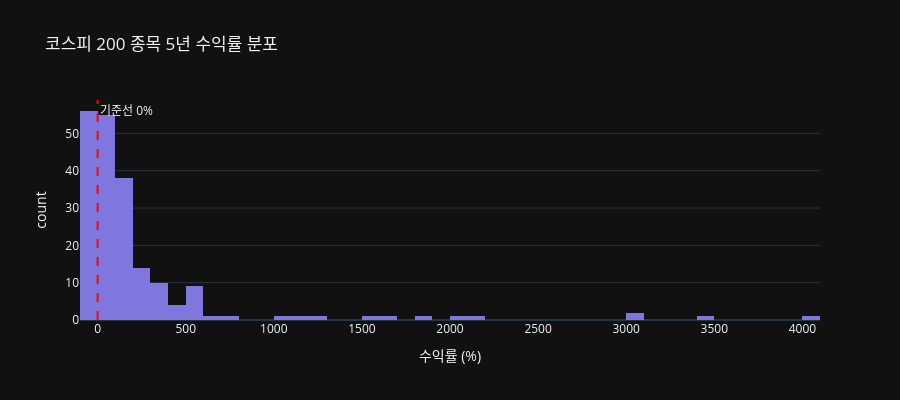

The notebook cell saved with this chart:
### Code cell
fig = px.histogram(
    returns_df,
    x='return_pct',
    nbins=50,
    title='코스피 200 종목 5년 수익률 분포',
    labels={'return_pct': '수익률 (%)'},
    color_discrete_sequence=['#7F77DD']
)
fig.add_vline(x=0, line_dash='dash', line_color='red',
              annotation_text='기준선 0%')
fig.update_layout(height=400)
fig.show()

### Figure 1 — Plotly figure (JSON) as saved in the notebook; plotly's stock layout.template omitted (floating-point values rounded to 4 significant figures; data arrays with more than 128 entries replaced by an {"elided": "..."} marker saying what was removed)
{"data": [{"bingroup": "x", "hovertemplate": "수익률 (%)=%{x}<br>count=%{y}<extra></extra>", "legendgroup": "", "marker": {"color": "#7F77DD", "pattern": {"shape": ""}}, "name": "", "nbinsx": 50, "orientation": "v", "showlegend": false, "x": {"elided": "200 float values"}, "xaxis": "x", "yaxis": "y", "type": "histogram"}], "layout": {"xaxis": {"anchor": "y", "domain": [0.0, 1.0], "title": {"text": "수익률 (%)"}}, "yaxis": {"anchor": "x", "domain": [0.0, 1.0], "title": {"text": "count"}}, "legend": {"tracegroupgap": 0}, "title": {"text": "코스피 200 종목 5년 수익률 분포"}, "barmode": "relative", "shapes": [{"line": {"color": "red", "dash": "dash"}, "type": "line", "x0": 0, "x1": 0, "xref": "x", "y0": 0, "y1": 1, "yref": "y domain"}], "annotations": [{"showarrow": false, "text": "기준선 0%", "x": 0, "xanchor": "left", "xref": "x", "y": 1, "yanchor": "top", "yref": "y domain"}], "height": 400}}
